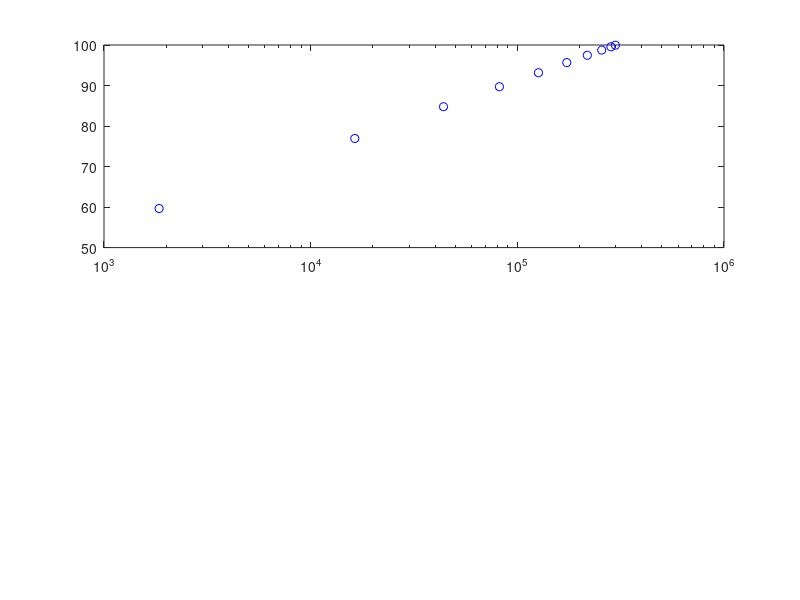

Recreate this plot in MATLAB. (Note: this script raises an error after producing the figure.)
clear all;
close all;
format compact;
format shortg;

% intervall in which to approximate
limit_start = 1;
limit_end = 3e5;
base = (limit_end)^(1/100); % of the log, meaning logb(limit_end) := 100 
logb = @(x) log(x)/log(base);

n = 10; % amount of nodes

% tschebyschow nodes:
k = linspace(1, n, n)';
tk = cos( (2*k -1)/(2*n)*pi )
% according to: https://en.wikipedia.org/wiki/Chebyshev_nodes#Definition
x_i = sort(  (limit_start + limit_end)/2 + (limit_end -limit_start)/2 * cos( (2*k -1)/(2*n)*pi )  )
f_i = logb(x_i);

%% berechne koeffizienten

%x_i = [1,2,3,4];
%f_i = [1,2,7,9];

f = zeros(length(f_i));
f(:,1) = f_i;
for s = 2:length(f_i)
    for z = 1:(length(f_i)-s+1)
%        fprintf('\nz%d, s%d ', z, s);
        f(z,s) = (f(z+1,s-1) - f(z,s-1) ) / ( x_i(z+s-1) - x_i(z) );
%        x_i(z)
%        x_i(z+s-1)
%        x_i(z+s-1) - x_i(z)
    end
%    fprintf('\n');
end

%% Plot P and points

subplot(2,1,1);
semilogx(x_i, f_i, 'ob', 'DisplayName', 'Tschebyschew Knoten');
hold on;
xP = logspace(log10(1),log10(limit_end), 1e4);
yP = zeros(length(xP),1);
for fehlerIndex=1:length(xP)
    yP(fehlerIndex) = P(f, x_i, xP(fehlerIndex));
end
plot(xP, yP, 'b-', 'DisplayName', 'P(f)(x)');
hold on;
%f_interp = interp1(x_i, f_i, xP)';
%plot(xP, f_interp, '.r-');

%%original function
funcX = logspace(log10(min(xP)), log10(max(xP)), length(xP));
funcY = logb(funcX)';
plot(funcX, funcY, 'g-', 'DisplayName', 'f(x) = logb');

legend('Location','SouthEast');
xlabel('x');
ylabel('y');

title('funktion und approximation');

%% plot error

subplot(2,1,2);
err = abs(funcY - yP);
plot(xP, err, '.r-');
xlabel('x');
ylabel('fehler');
legend('|f-P(f)| = error');
title('fehler');

[max_fehler, fehlerIndex] = max(err)
worstApproxX = xP(fehlerIndex)









